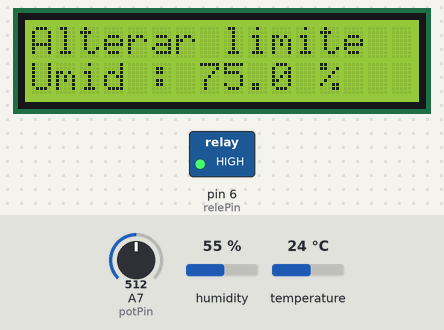
Bench run of a sketch on a simulated Arduino Nano, built with avr-gcc and run on an emulated ATmega328P. Shown: 16×2 character LCD, switched loads named in the sketch (green lamp = pin HIGH). The inputs (shaded band) are chosen by the test bench; at power-on: A7 (potPin) = 512, humidity 55 %, temperature 24 °C. Pins used as bus, display or sensor lines are not drawn.

Above: at 1.2 s.
1.3 s: A7 (potPin) set to 688
At 5.3 s:
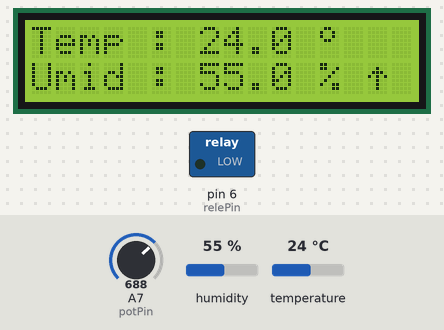
6.0 s: A7 (potPin) set to 712
At 11.24 s:
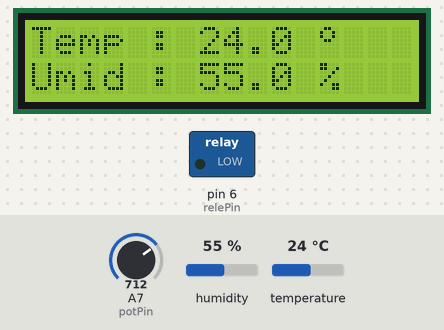
12.8 s: humidity set to 64 %
At 14.3 s:
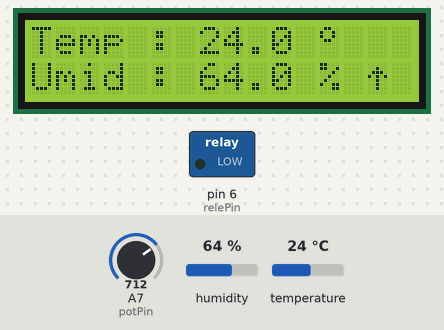
14.6 s: humidity set to 67 %
At 17.2 s:
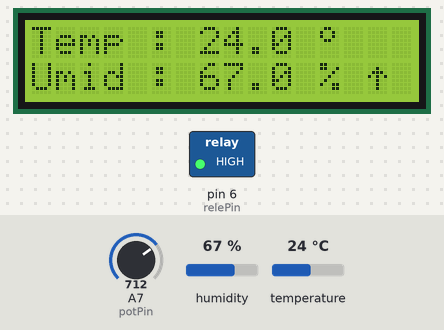
18.2 s: temperature set to 12 °C
At 21.2 s:
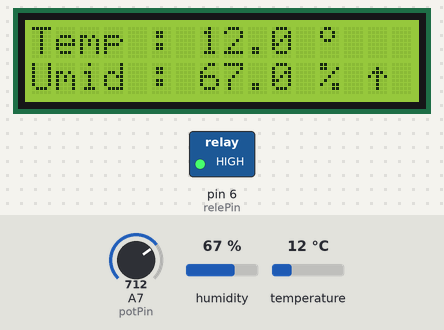
21.9 s: A7 (potPin) set to 783
25.2 s: A7 (potPin) set to 810
At 31.6 s:
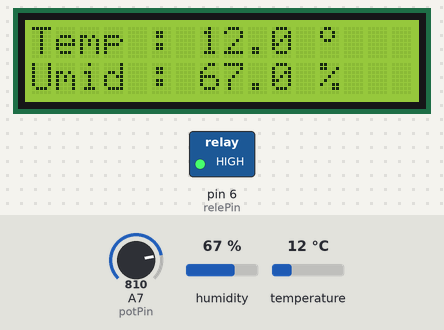
Timing chart, 0 to 33.1 s (numbered marks = the images above; inputs shaded):
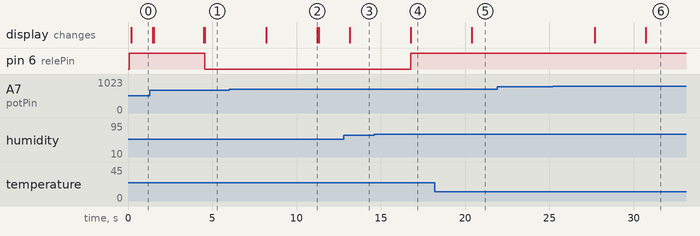

The sketch:

sketch_nov19b.ino
```cpp
/*
 * ESTUFA DE COGUMELOS
 * Controle de temperatura e umidade
 */

#include <DHT.h>           // Biblioteca DHT 11
#include <LiquidCrystal.h> // Biblioteca LCD

#define DHTPIN A1     // Pino DHT 11
#define DHTTYPE DHT11 // Versão DHT

DHT dht(DHTPIN, DHTTYPE);              // Inicializa DHT 11
LiquidCrystal lcd(12, 11, 5, 4, 3, 2); // Inicializa LCD

int lcd_contrast = 10; // Constraste do LCD (PWM)

int potPin = A7;          // Porta do potenciômetro
int potValue = 0;         // Valor do potenciômetro 0-1023
int potEstado[2] = {0,0}; // Vetor de estados do pot. [k-1 k]

int relePin = 6;         // Porta do relé
bool releStatus = false; // Status do relé
float umiLimite = 0.0;   // Limite inferior de humidade [%]
float umiTolera = 5.0;   // Tolerância na umidade [%]

unsigned long timerIni = 0; // Início da contagem [ms]
unsigned long timerAtu = 0; // Contagem atual [ms]
int timerDur = 3000;        // Duração do timer [ms]
bool timerLoop = false;     // Estado do timer

byte grau[8] ={ B00001100,
                B00010010,
                B00010010,
                B00001100,
                B00000000,
                B00000000,
                B00000000,
                B00000000,}; // Array símbolo grau

byte seta[8] = { 0b00000,
                 0b00100,
                 0b01110,
                 0b10101,
                 0b00100,
                 0b00100,
                 0b00100,
                 0b00000}; // Array símbolo seta

void setup()
{
  Serial.begin(9600);
  dht.begin();

  lcd.begin(16,2);         // Inicializa LCD
  lcd.clear();             // Limpa o LCD
  lcd.createChar(0, grau); // Cria char grau
  lcd.createChar(1, seta); // Cria char seta

  pinMode(lcd_contrast, OUTPUT);  // Testar melhor contraste
  analogWrite(lcd_contrast, 100); // analogWrite from 0 to 255

  pinMode(relePin, OUTPUT);       // Porta relé como saída
  digitalWrite(relePin, HIGH);    // Hum. desativado
}

void loop()
{
  float dht_H = dht.readHumidity();    // Leitura H sensor DHT11
  float dht_T = dht.readTemperature(); // Leitura T sensor DHT11

  imprimirLCD(dht_H, dht_T); // Imprimir leituras no LCD

  verificaPot(potValue); // Verificar potenciômetro

  while (timerLoop) // Loop de mudança no pot.
  {
    lcd.setCursor(0,0);
    lcd.print("Alterar limite");
    lcd.print(" ");

    lcd.setCursor(0,1);
    lcd.print("Umid : ");
    lcd.print(" ");
    lcd.setCursor(7,1);
    lcd.print(umiLimite,1);
    lcd.setCursor(12,1);
    lcd.print("%");

    timerAtu = millis(); // Verifica tempo atual
    if ((timerAtu - timerIni) >= timerDur)
    {
      timerLoop = false;         // Sai do loop
      lcd.clear();               // Limpa o LCD
      imprimirLCD(dht_H, dht_T); // Imprimir leituras no LCD
    }

    verificaPot(potValue); // Verifica nova mudança
    delay(75);
  }

  // Verificando umidade para atuação do relé
  if (dht_H < (umiLimite - umiTolera) && !releStatus)
  {
    releStatus = true;
    digitalWrite(relePin, LOW);
  }
  if (dht_H > (umiLimite + umiTolera) && releStatus)
  {
    releStatus = false;
    digitalWrite(relePin, HIGH);
  }
  if (releStatus)
  {
    lcd.setCursor(14,1);
    lcd.write((byte)1); // Seta para cima
  }

  delay(1800); // Delay para novo loop
}

void imprimirLCD(float umid, float temp)
{
  lcd.setCursor(0,0);
  lcd.print("Temp : ");
  lcd.print(" ");
  lcd.setCursor(7,0);
  lcd.print(temp,1);
  lcd.setCursor(12,0);
  lcd.write((byte)0); // Grau

  lcd.setCursor(0,1);
  lcd.print("Umid : ");
  lcd.print(" ");
  lcd.setCursor(7,1);
  lcd.print(umid,1);
  lcd.setCursor(12,1);
  lcd.print("%");
}

void verificaPot(int valorPot)
{
  potValue = analogRead(potPin); // Valor do potenciômetro 0-1023

  if (valorPot <= 47) // 100  - Entre 0 e 47
  {
    potEstado[1] = 11; // Atualiza estado k do pot.
    umiLimite = 100.0; // Atualiza limite de umidade
  }
  else if (valorPot <= 140) // 95  - Entre 47 e 140
  {
    potEstado[1] = 10; // Atualiza estado k do pot.
    umiLimite = 95.0;  // Atualiza limite de umidade
  }
  else if (valorPot <= 233) // 90  - Entre 140 e 233
  {
    potEstado[1] = 9; // Atualiza estado k do pot.
    umiLimite = 90.0; // Atualiza limite de umidade
  }
  else if (valorPot <= 326) // 85  - Entre 233 e 326
  {
    potEstado[1] = 8; // Atualiza estado k do pot.
    umiLimite = 85.0; // Atualiza limite de umidade
  }
  else if (valorPot <= 419) // 80  - Entre 326 e 419
  {
    potEstado[1] = 7; // Atualiza estado k do pot.
    umiLimite = 80.0; // Atualiza limite de umidade
  }
  else if (valorPot <= 512) // 75  - Entre 419 e 512
  {
    potEstado[1] = 6; // Atualiza estado k do pot.
    umiLimite = 75.0; // Atualiza limite de umidade
  }
  else if (valorPot <= 605) // 70  - Entre 512 e 605
  {
    potEstado[1] = 5; // Atualiza estado k do pot.
    umiLimite = 70.0; // Atualiza limite de umidade
  }
  else if (valorPot <= 698) // 65  - Entre 605 e 698
  {
    potEstado[1] = 4; // Atualiza estado k do pot.
    umiLimite = 65.0; // Atualiza limite de umidade
  }
  else if (valorPot <= 791) // 60  - Entre 698 e 791
  {
    potEstado[1] = 3; // Atualiza estado k do pot.
    umiLimite = 60.0; // Atualiza limite de umidade
  }
  else if (valorPot <= 884) // 55  - Entre 791 e 884
  {
    potEstado[1] = 2; // Atualiza estado k do pot.
    umiLimite = 55.0; // Atualiza limite de umidade
  }
  else if (valorPot <= 977) // 50  - Entre 884 e 977
  {
    potEstado[1] = 1; // Atualiza estado k do pot.
    umiLimite = 50.0; // Atualiza limite de umidade
  }
  else // OFF - Entre 977 e 1023
  {
    potEstado[1] = 0; // Atualiza estado k do pot.
    umiLimite = 0.0;  // Atualiza limite de umidade
  }

  if (potEstado[1] != potEstado[0]) // Procura alteração
  {
    timerIni = millis();         // Reinicializa timer
    timerLoop = true;            // Força loop do timer
    potEstado[0] = potEstado[1]; // Atualiza estado
    lcd.clear();                 // Limpa o LCD
  }
}
```

Measured:
- the behaviour switches between 698 and 699 on A7 (potPin) (found by bisection; images 1 and 2)
- the behaviour switches between 65 and 66 % on humidity (found by bisection; images 3 and 4)
- the behaviour switches between 791 and 792 on A7 (potPin) (found by bisection; images 5 and 6)
- after the input at 1.3 s, pin 6 (relePin): HIGH → LOW after 3.3 s instead of 1.9 s; the display: first changes after 0.16 s (image 1 shows a later state)
- after the input at 6.0 s, the display: first changes after 2.2 s (image 2 shows a later state)
- after the input at 12.8 s, the display: changes after 0.34 s (image 3)
- after the input at 14.6 s, pin 6 (relePin): LOW → HIGH after 2.2 s; the display: changes after 2.2 s (image 4)
- after the input at 18.2 s, the display: changes after 2.2 s (image 5)
- after the input at 21.9 s, every drawn part: stays the same
- after the input at 25.2 s, the display: first changes after 2.5 s (image 6 shows a later state)
